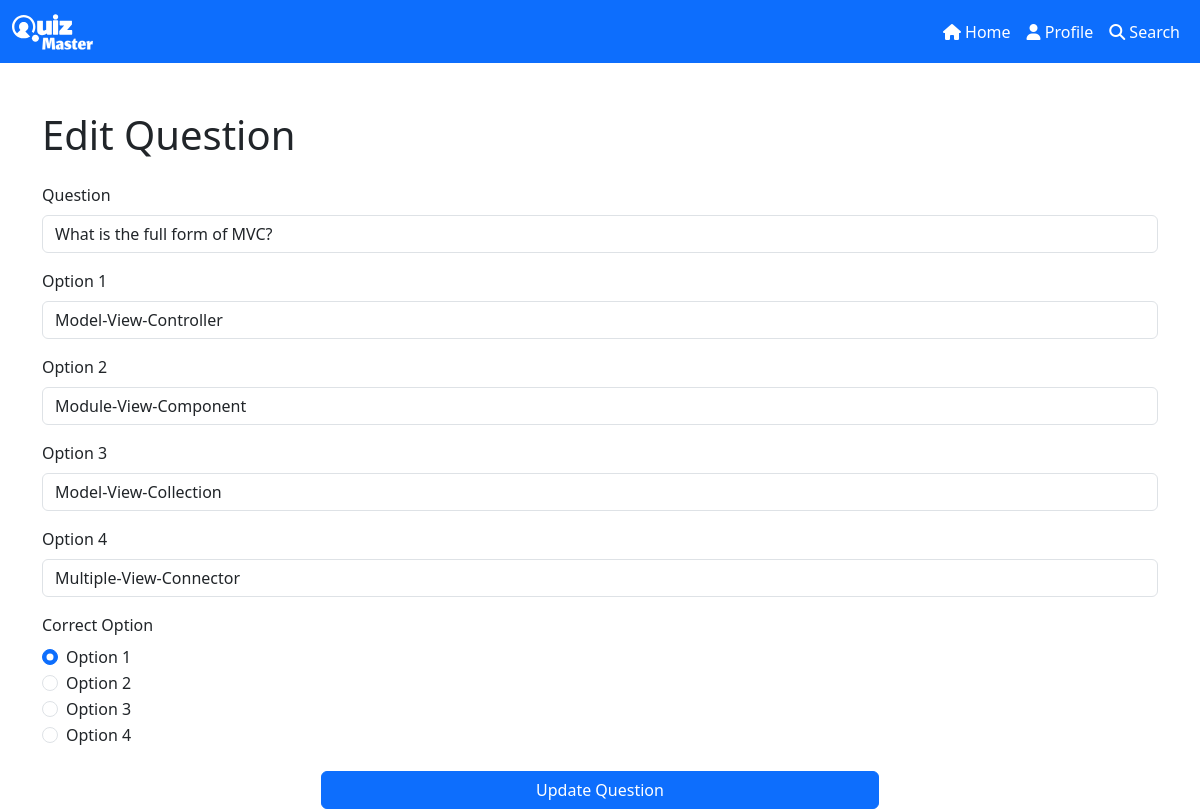
Page /question/1/1/1/1/edit (signed in) on the committed database.
### models.py (models this page shows)
class Question(db.Model):
    id = db.Column(db.Integer, primary_key=True, autoincrement=True)
    quiz_id = db.Column(db.Integer, db.ForeignKey("quiz.id"), nullable=False)
    question = db.Column(db.String(120), nullable=False)
    option1 = db.Column(db.String(120), nullable=False)
    option2 = db.Column(db.String(120), nullable=False)
    option3 = db.Column(db.String(120), nullable=False)
    option4 = db.Column(db.String(120), nullable=False)
    correct_option = db.Column(db.String(120), nullable=False)

### routes.py (the view, shortened to what this page needs)
    @app.route(
        "/question/<int:subject_id>/<int:chapter_id>/<int:quiz_id>/<int:question_id>/edit",
        methods=["GET", "POST"],
    )
    @auth_required
    def edit_question(subject_id, chapter_id, quiz_id, question_id):
        subject = Subject.query.get(subject_id)
        if not subject:
            flash("Subject not found")
            return redirect(url_for("admin_home"))
        chapter = Chapter.query.get(chapter_id)
        if not chapter:
            flash("Chapter not found")
            return redirect(url_for("show_subject", id=subject_id))
        quiz = Quiz.query.get(quiz_id)
        if not quiz:
            flash("Quiz not found")
            return redirect(url_for("show_subject", id=subject_id))
        question_obj = Question.query.get(question_id)
        if not question_obj:
            flash("Question not found")
            return redirect(url_for("admin_home"))
        return render_template(
            "question/edit_question.html",
            subject=subject,
            chapter=chapter,
            quiz=quiz,
            question=question_obj,
        )

### templates/question/edit_question.html (shortened to what this page needs)
{% extends 'base.html' %}
{% block content %}
<div class="container mt-5">
  <h1 class="mb-4">Edit Question</h1>
  <form method="POST">
    <div class="mb-3">
      <label for="question" class="form-label">Question</label>
      <input type="text" class="form-control" id="question" name="question" value="{{ question.question }}" required>
    </div>
    <div class="mb-3">
      <label for="option1" class="form-label">Option 1</label>
      <input type="text" class="form-control" id="option1" name="option1" value="{{ question.option1 }}" required>
    </div>
    <div class="mb-3">
      <label for="option2" class="form-label">Option 2</label>
      <input type="text" class="form-control" id="option2" name="option2" value="{{ question.option2 }}" required>
    </div>
    <div class="mb-3">
      <label for="option3" class="form-label">Option 3</label>
      <input type="text" class="form-control" id="option3" name="option3" value="{{ question.option3 }}" required>
    </div>
    <div class="mb-3">
      <label for="option4" class="form-label">Option 4</label>
      <input type="text" class="form-control" id="option4" name="option4" value="{{ question.option4 }}" required>
    </div>
    <div class="mb-3">
      <label class="form-label">Correct Option</label>
      <div class="form-check">
        <input class="form-check-input" type="radio" name="correct_option" id="correct_option1" value="option1"
          {% if question.correct_option == question.option1 %}checked{% endif %} required>
        <label class="form-check-label" for="correct_option1">Option 1</label>
      </div>
      <div class="form-check">
        <input class="form-check-input" type="radio" name="correct_option" id="correct_option2" value="option2"
          {% if question.correct_option == question.option2 %}checked{% endif %}>
        <label class="form-check-label" for="correct_option2">Option 2</label>
      </div>
      <div class="form-check">
        <input class="form-check-input" type="radio" name="correct_option" id="correct_option3" value="option3"
          {% if question.correct_option == question.option3 %}checked{% endif %}>
        <label class="form-check-label" for="correct_option3">Option 3</label>
      </div>
      <div class="form-check">
        <input class="form-check-input" type="radio" name="correct_option" id="correct_option4" value="option4"
          {% if question.correct_option == question.option4 %}checked{% endif %}>
        <label class="form-check-label" for="correct_option4">Option 4</label>
      </div>
    </div>
    <div class="d-grid gap-2 col-6 mx-auto mt-4">
      <button type="submit" class="btn btn-primary">Update Question</button>
    </div>
  </form>
</div>
{% endblock %}

### rows in the picture
Question: question "What is the full form of MVC?", option1 "Model-View-Controller", option2 "Module-View-Component", option3 "Model-View-Collection", option4 "Multiple-View-Connector", option1 "☑ Option 1", option2 "☐ Option 2", option3 "☐ Option 3", option4 "☐ Option 4"
